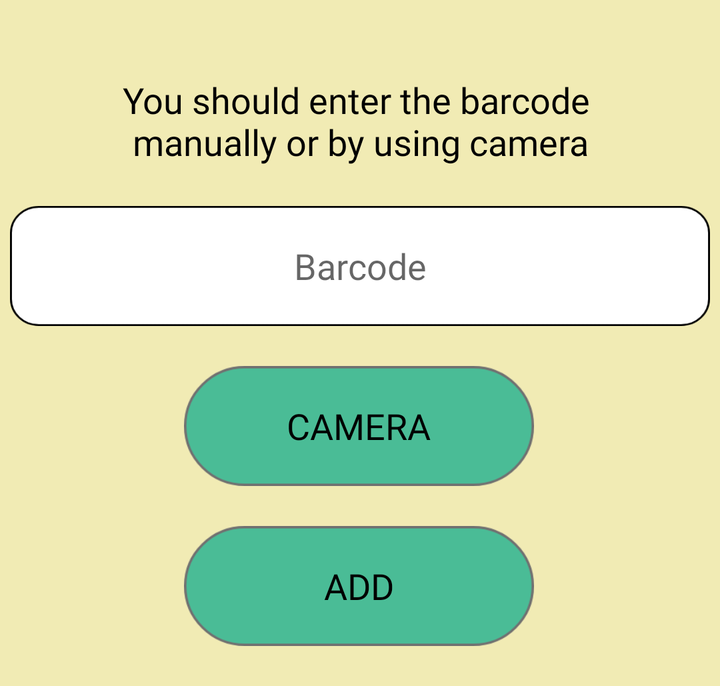
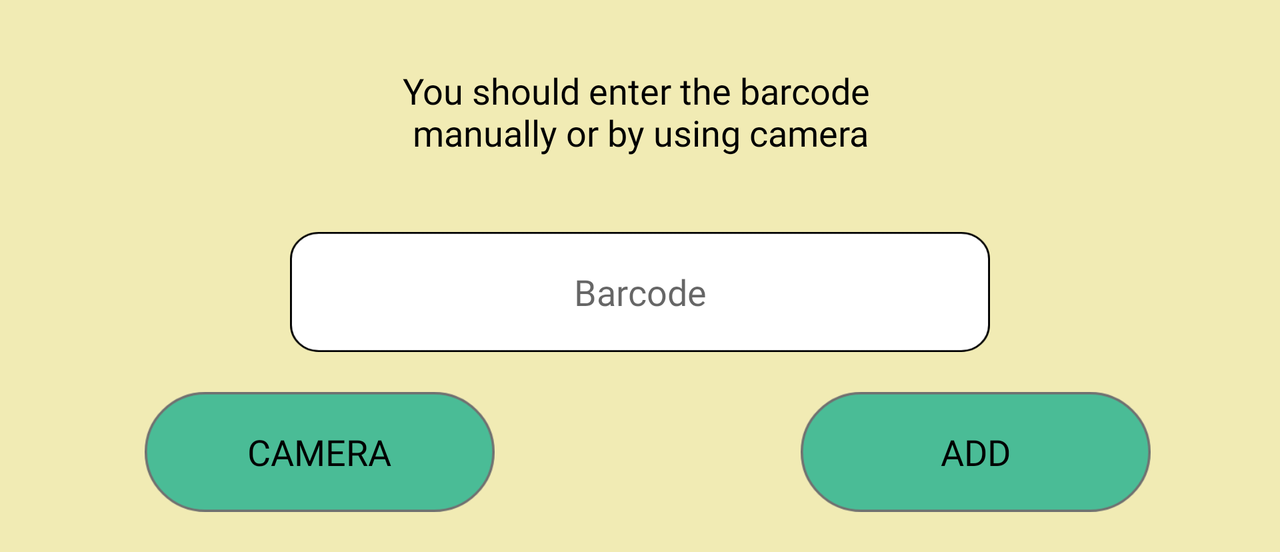

First picture: res/layout/ on a phone held upright. Second picture: the repository's own variant of that layout, on a device whose configuration matches the variant's folder. Source for both follows.
<!-- AndroidManifest.xml: application theme Theme.EZStore -->
<!-- res/layout/read_barcode_dialog.xml -->
<?xml version="1.0" encoding="utf-8"?>
<androidx.constraintlayout.widget.ConstraintLayout xmlns:android="http://schemas.android.com/apk/res/android"
    xmlns:tools="http://schemas.android.com/tools"
    android:layout_width="match_parent"
    android:layout_height="wrap_content"
    android:orientation="horizontal"
    android:background="@color/lightYellow"
    xmlns:app="http://schemas.android.com/apk/res-auto">

    <TextView
        android:id="@+id/textView2"
        android:layout_width="wrap_content"
        android:layout_height="wrap_content"
        android:layout_margin="20dp"
        android:fontFamily="@font/abril_fatface"
        android:gravity="center"
        android:text="You should enter the barcode \nmanually or by using camera "
        android:textColor="@color/black"
        android:textSize="@dimen/EmailText"
        app:layout_constraintBottom_toBottomOf="parent"
        app:layout_constraintEnd_toEndOf="parent"
        app:layout_constraintStart_toStartOf="parent"
        app:layout_constraintTop_toTopOf="parent"
        app:layout_constraintVertical_bias="0.068" />


    <EditText
        android:id="@+id/barcode"
        android:layout_width="@dimen/LoginInputWidth"
        android:layout_height="@dimen/LoginInputHeight"
        android:layout_margin="20dp"
        android:background="@drawable/input"
        android:fontFamily="@font/abril_fatface"
        android:gravity="center"
        android:hint="Barcode"
        android:textColor="@color/black"
        android:textSize="@dimen/EmailText"
        app:layout_constraintBottom_toBottomOf="parent"
        app:layout_constraintEnd_toEndOf="parent"
        app:layout_constraintHorizontal_bias="0.511"
        app:layout_constraintStart_toStartOf="parent"
        app:layout_constraintTop_toBottomOf="@+id/textView2"
        app:layout_constraintVertical_bias="0.0" />

    <androidx.appcompat.widget.AppCompatButton
        android:id="@+id/camera"
        android:layout_width="@dimen/LoginButtonWidth"
        android:layout_height="@dimen/LoginButtonHeight"
        android:layout_margin="20dp"
        android:background="@drawable/login_button_animation"
        android:fontFamily="@font/dancing_script_bold"
        android:gravity="center"
        android:text="Camera"
        android:textColor="@color/black"
        android:textSize="@dimen/EmailText"
        app:layout_constraintBottom_toBottomOf="parent"
        app:layout_constraintEnd_toEndOf="parent"
        app:layout_constraintHorizontal_bias="0.497"
        app:layout_constraintStart_toStartOf="parent"
        app:layout_constraintTop_toBottomOf="@+id/barcode"
        app:layout_constraintVertical_bias="0.0" />

    <androidx.appcompat.widget.AppCompatButton
        android:id="@+id/Add"
        android:layout_width="@dimen/LoginButtonWidth"
        android:layout_height="@dimen/LoginButtonHeight"
        android:layout_margin="20dp"
        android:background="@drawable/login_button_animation"
        android:fontFamily="@font/dancing_script_bold"
        android:gravity="center"
        android:text="Add"
        android:textColor="@color/black"
        android:textSize="@dimen/EmailText"
        app:layout_constraintBottom_toBottomOf="parent"
        app:layout_constraintEnd_toEndOf="parent"
        app:layout_constraintHorizontal_bias="0.497"
        app:layout_constraintStart_toStartOf="parent"
        app:layout_constraintTop_toBottomOf="@+id/camera"
        app:layout_constraintVertical_bias="0.0" />

</androidx.constraintlayout.widget.ConstraintLayout>
<!-- resources referenced by this layout -->
<resources>
  <color name="black">#FF000000</color>
  <color name="lightYellow">#F1EBB4</color>
  <!-- from res/values-xxhdpi/ -->
  <dimen name="EmailText">18sp</dimen>
  <!-- from res/values-xxhdpi/ -->
  <dimen name="LoginButtonHeight">60dp</dimen>
  <!-- from res/values-xxhdpi/ -->
  <dimen name="LoginButtonWidth">175dp</dimen>
  <!-- from res/values-xxhdpi/ -->
  <dimen name="LoginInputHeight">60dp</dimen>
  <!-- from res/values-xxhdpi/ -->
  <dimen name="LoginInputWidth">350dp</dimen>
  <!-- drawable input: png bitmap (drawable-hdpi, 2859 bytes) -->
  <!-- drawable login_button_animation (drawable) -->
  <?xml version="1.0" encoding="utf-8"?>
  <animated-selector xmlns:android="http://schemas.android.com/apk/res/android">
      <item android:state_pressed="true" android:drawable="@drawable/loginbuttononclick"/>
      <item android:drawable="@drawable/loginbutton"/>
  </animated-selector>
  <style name="Theme.EZStore" parent="Theme.MaterialComponents.DayNight.NoActionBar">
          
          <item name="colorPrimary">@color/lightGreen</item>
          <item name="colorPrimaryVariant">@color/darkGreen</item>
          <item name="colorOnPrimary">@color/white</item>
          
          <item name="colorSecondary">@color/teal_200</item>
          <item name="colorSecondaryVariant">@color/teal_700</item>
          <item name="colorOnSecondary">@color/black</item>
          
          <item name="android:statusBarColor" tools:targetApi="l">?attr/colorPrimaryVariant</item>
          
      </style>
  <!-- drawable loginbuttononclick: png bitmap (drawable-hdpi, 1904 bytes) -->
  <!-- drawable loginbutton: png bitmap (drawable-hdpi, 2742 bytes) -->
  <color name="lightGreen">#CCFFDB</color>
  <color name="darkGreen">#428154</color>
  <color name="white">#FFFFFFFF</color>
  <color name="teal_200">#FF03DAC5</color>
  <color name="teal_700">#FF018786</color>
</resources>
<!-- res/layout-land/read_barcode_dialog.xml (the repository's variant of the layout above) -->
<!-- drawn on the phone turned sideways -->
<?xml version="1.0" encoding="utf-8"?>
<androidx.constraintlayout.widget.ConstraintLayout xmlns:android="http://schemas.android.com/apk/res/android"
    xmlns:tools="http://schemas.android.com/tools"
    android:layout_width="match_parent"
    android:layout_height="wrap_content"
    android:orientation="horizontal"
    android:background="@color/lightYellow"
    xmlns:app="http://schemas.android.com/apk/res-auto">

    <TextView
        android:id="@+id/textView2"
        android:layout_width="wrap_content"
        android:layout_height="wrap_content"
        android:layout_margin="20dp"
        android:fontFamily="@font/abril_fatface"
        android:gravity="center"
        android:text="You should enter the barcode \nmanually or by using camera "
        android:textColor="@color/black"
        android:textSize="@dimen/EmailText"
        app:layout_constraintBottom_toBottomOf="parent"
        app:layout_constraintEnd_toEndOf="parent"
        app:layout_constraintStart_toStartOf="parent"
        app:layout_constraintTop_toTopOf="parent"
        app:layout_constraintVertical_bias="0.068" />


    <EditText
        android:id="@+id/barcode"
        android:layout_width="@dimen/LoginInputWidth"
        android:layout_height="@dimen/LoginInputHeight"
        android:layout_margin="20dp"
        android:background="@drawable/input"
        android:fontFamily="@font/abril_fatface"
        android:gravity="center"
        android:hint="Barcode"
        android:textColor="@color/black"
        android:textSize="@dimen/EmailText"
        app:layout_constraintBottom_toBottomOf="parent"
        app:layout_constraintEnd_toEndOf="parent"
        app:layout_constraintStart_toStartOf="parent"
        app:layout_constraintTop_toBottomOf="@+id/textView2"
        app:layout_constraintVertical_bias="0.181" />

    <androidx.appcompat.widget.AppCompatButton
        android:id="@+id/camera"
        android:layout_width="@dimen/LoginButtonWidth"
        android:layout_height="@dimen/LoginButtonHeight"
        android:background="@drawable/login_button_animation"
        android:fontFamily="@font/dancing_script_bold"
        android:gravity="center"
        android:text="Camera"
        android:layout_margin="20dp"
        android:textColor="@color/black"
        android:textSize="@dimen/EmailText"
        app:layout_constraintBottom_toBottomOf="parent"
        app:layout_constraintEnd_toEndOf="parent"
        app:layout_constraintHorizontal_bias="0.123"
        app:layout_constraintStart_toStartOf="parent"
        app:layout_constraintTop_toBottomOf="@+id/barcode"
        app:layout_constraintVertical_bias="0.357" />

    <androidx.appcompat.widget.AppCompatButton
        android:id="@+id/Add"
        android:layout_width="@dimen/LoginButtonWidth"
        android:layout_height="@dimen/LoginButtonHeight"
        android:background="@drawable/login_button_animation"
        android:fontFamily="@font/dancing_script_bold"
        android:gravity="center"
        android:text="Add"
        android:layout_margin="20dp"
        android:textColor="@color/black"
        android:textSize="@dimen/EmailText"
        app:layout_constraintBottom_toBottomOf="parent"
        app:layout_constraintEnd_toEndOf="parent"
        app:layout_constraintHorizontal_bias="0.895"
        app:layout_constraintStart_toStartOf="parent"
        app:layout_constraintTop_toBottomOf="@+id/barcode"
        app:layout_constraintVertical_bias="0.357" />

</androidx.constraintlayout.widget.ConstraintLayout>
